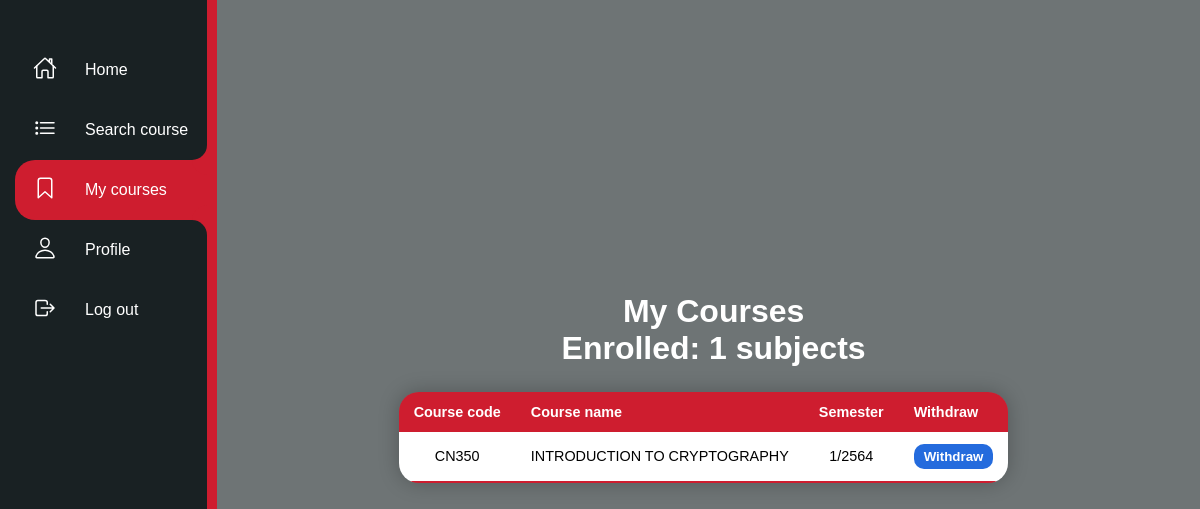
The page /registration/ (signed in) on the database its author committed.
### courses/models.py (models this page shows, shortened)
class Course(models.Model):
    c_code = models.CharField(max_length=5)
    c_name = models.CharField(max_length=150, null = True)
    semester = models.IntegerField()
    a_year = models.IntegerField()
    count_stu = models.IntegerField(default=0)
    max_stu = models.IntegerField()
    status = models.BooleanField(default=True)

class Enroll(models.Model):
    student = models.ForeignKey(Student, null=True, on_delete=models.CASCADE)
    course = models.ForeignKey(Course, null=True, on_delete=models.CASCADE)
    date_created = models.DateTimeField(auto_now_add=True, null=True)

### courses/decorators.py (the view)
	def wrapper_function(request, *args, **kwargs):
		group = None
		if request.user.groups.exists():
			group = request.user.groups.all()[0].name
		if group == 'admin':
			return redirect('courses:indexadmin')
		if group == 'student':
			return view_func(request, *args, **kwargs)

### courses/views.py (called while the page is built)
@login_required(login_url='courses:login')
@student_only
def registration(request):
    my_course = request.user.student.enroll_set.all()
    all_course = Course.objects.all()
    mycourse_count = my_course.count()
    context = {"courses": my_course, "mycourse_count": mycourse_count, "all_c": all_course}
    return render(request, "courses/registration.html", context)

### courses/templates/courses/registration.html (shortened to what this page needs)
{% extends "courses/layout.html" %}
{% load static %}
{% block body %}
<div class="navigation">
        <ul>
            <li class="list">
                <a href="{% url 'courses:index' %}">
                    <span class="icon"><ion-icon name="home-outline"></ion-icon></span>
                    <span class="title">Home</span>
                </a>
            </li>
            <li class="list">
                <a href="{% url 'courses:courses' %}">
                    <span class="icon"><ion-icon name="list-outline"></ion-icon></span>
                    <span class="title">Search course</span>
                </a>
            </li>
            <li class="list active">
                <a href="{% url 'courses:registration' %}">
                    <span class="icon"><ion-icon name="bookmark-outline"></ion-icon></span>
                    <span class="title">My courses</span>
                </a>
            </li>
            <li class="list">
                <a href="{% url 'courses:profile' %}">
                    <span class="icon"><ion-icon name="person-outline"></ion-icon></span>
                    <span class="title">Profile</span>
                </a>
            </li>
            <li class="list">
                <a href="{% url 'courses:logout' %}">
                    <span class="icon"><ion-icon name="log-out-outline"></ion-icon></span>
                    <span class="title">Log out</span>
                </a>
            </li>
        </ul>
    </div>
    <div class="containertable">
        <h1>My Courses</h1>
        <h1>Enrolled: {{mycourse_count}} subjects</h1>
        <div class="table">
        <table class="content-table">
            <thead>
                <tr>
                    <th>Course code</th>
                    <th>Course name</th>
                    <th>Semester</th>
                    <th>Withdraw</th>
                </tr>
            </thead>
            <tbody>
                {% for course in all_c %}
                {% for en_c in courses %}
                    {% if en_c.course == course %}
                    <tr>
                    <td>{{course.c_code}}</td>
                    <td>{{course.c_name}}</td>
                    <td>{{course.semester}}/{{course.a_year}}</td>
                    <form action= "{% url 'courses:delete_course' en_c.id %}" method="POST">
                    <td>
                          <div class="content">
                                <button  type="submit"><a>Withdraw</a></button>
                    </form>
                        </div>
                {% endif %}
               {% endfor %}
               {% endfor %}
    </div>
{% endblock %}

### static/css/style.css (style rules this page uses)
* { margin: 0; padding: 0; box-sizing: border-box; font-family: Arial, Helvetica, sans-serif; }
body { display: flex; justify-content: left; align-items: top; min-height: 100vh; background-color: #6e7475; }
.navigation { position: relative; width: 75px; background: #192123; box-shadow: 10px 0 0 #ce1d2f; border-left: 10px solid #192123; overflow-x: hidden; transition: width 0.5s; }
.navigation ul { position: absolute; top: 0; left: 0; width: 100%; padding-left: 5px; padding-top: 40px; }
.navigation ul li { position: relative; list-style: none; width: 100%; border-top-left-radius: 20px; border-bottom-left-radius: 20px; }
.navigation ul li.active { background: #ce1d2f; }
.navigation ul li.active a::before { content: ''; position: absolute; top: -30px; right: 0; width: 30px; height: 30px; background: transparent; border-radius: 50%; box-shadow: 15px 15px 0 #ce1d2f; }
.navigation ul li.active a::after { content: ''; position: absolute; bottom: -30px; right: 0; width: 30px; height: 30px; background: transparent; border-radius: 50%; box-shadow: 15px -15px 0 #ce1d2f; }
.navigation ul li a { position: relative; display: block; width: 100%; display: flex; text-decoration: none; color: #fff; }
.navigation ul li a .icon { position: relative; display: block; min-width: 60px; height: 60px; line-height: 70px; text-align: center; }
.navigation ul li a .icon ion-icon { position: relative; font-size: 1.5em; z-index: 1; }
.navigation ul li a .title { position: relative; display: block; padding-left: 10px; height: 60px; line-height: 60px; white-space: nowrap; }
h1 { color: white; padding-left: 20px; }
.containertable { position: relative; width: 100%; padding: 20px; display: flex; justify-content: center; align-items: center; text-align: center; flex-direction: column; }
.containertable .content-table { border-collapse: collapse; margin: 25px 0; font-size: 0.9rem; min-width: 400px; border-radius: 20px; overflow: hidden; box-shadow: 0 0 20px rgba(0, 0, 0, 0.25); }
.containertable .content-table thead tr { background-color: #ce1d2f; color: #ffffff; text-align: left; font-weight: bold; }
.containertable .content-table th, .containertable .content-table td { padding: 12px 15px; }
.containertable .content-table tbody tr { border-bottom: 1px solid #dddddd; background-color: white; }
.containertable .content-table tbody tr:last-of-type { border-bottom: 2px solid #ce1d2f; }
.containertable .content-table tbody tr a { position: relative; display: inline-block; padding: 5px 10px; background: #246bdd; color: white; border-radius: 10px; text-decoration: none; transition: 0.5s; font-weight: bold; }
button { outline: none; -webkit-appearance: none; background: white; border: none; }

### rows shown on the page
Course: c_code "CN350", c_name "INTRODUCTION TO CRYPTOGRAPHY", semester "1", a_year "2564"

### other values the page prints
{{ mycourse_count }} "1"
